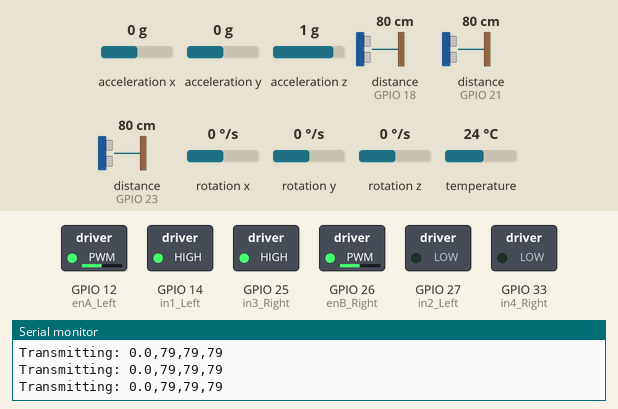
Simulated run of this sketch. Board: ESP32. On the bench: switched loads named in the sketch (green lamp = pin HIGH), the last lines printed to the serial monitor. Wiring (inferred from the names in the program): 3 × ultrasonic range finder: trigger GPIO 5, echo GPIO 18 / trigger GPIO 19, echo GPIO 21 / trigger GPIO 22, echo GPIO 23. The inputs (shaded band) are chosen by the test bench; at power-on: distance to the obstacle (sensors on GPIO 21, GPIO 18, GPIO 23) 80 cm, rotation z 0 °/s, acceleration x 0 g, acceleration y 0 g, acceleration z 1 g, rotation x 0 °/s, rotation y 0 °/s, temperature 24 °C. The echo pulse lasts 58.3 µs per cm; WiFi joins after 1.5 s; servers stay silent unless stated; pins used as bus, display or sensor lines are not drawn.

Above: at 6.1 s.
6.2 s: distance to the obstacle (sensor on GPIO 21) set to 27 cm
7.7 s: distance to the obstacle (sensor on GPIO 21) set to 22 cm
At 8.5 s:
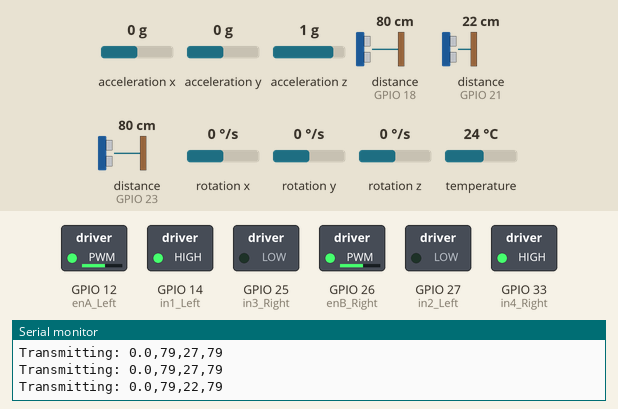
9.5 s: rotation z set to -25 °/s
12.5 s: rotation z set to -31 °/s
14.2 s: distance to the obstacle (sensor on GPIO 18) set to 86 cm
At 17.1 s:
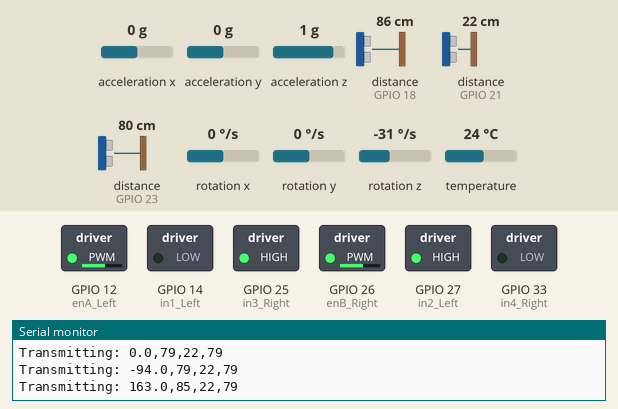
17.2 s: rotation z set to -100 °/s
At 19.88 s:
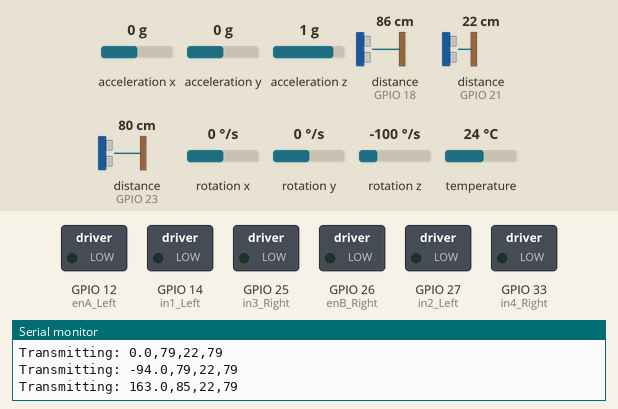
Timing chart, 0 to 21.2 s (numbered marks = the images above; inputs shaded):
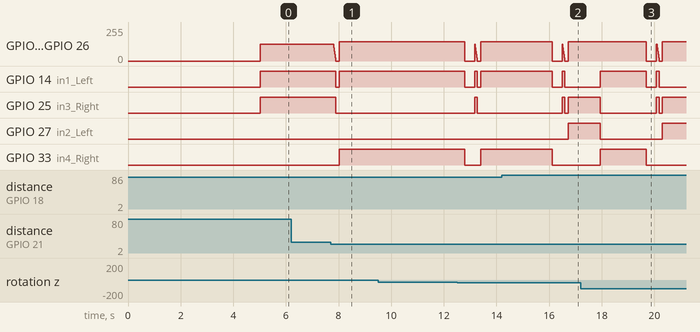

Measured:
- the behaviour switches between 25 and 24 cm on distance to the obstacle (sensor on GPIO 21) (found by bisection; images 0 and 1)
- the behaviour switches between 80 and 81 cm on distance to the obstacle (sensor on GPIO 18) (found by bisection; images 1 and 2)
- after the input at 7.7 s, GPIO 12 (enA_Left), GPIO 26 (enB_Right): 125/255 → 0/255 after 0.11 s, → 145/255 0.20 s later; GPIO 14 (in1_Left): HIGH → LOW after 0.19 s, → HIGH 0.12 s later; GPIO 25 (in3_Right): HIGH → LOW after 0.19 s; GPIO 33 (in4_Right): LOW → HIGH after 0.32 s
- after the input at 9.5 s, every drawn part: stays the same
- after the input at 14.2 s, GPIO 14 (in1_Left): goes on until 16.6 s, then stays LOW; GPIO 27 (in2_Left): LOW → HIGH after 2.5 s; GPIO 33 (in4_Right): goes on until 16.1 s, then stays LOW
- after the input at 17.2 s, GPIO 12 (enA_Left), GPIO 26 (enB_Right): 145/255 → 0/255 after 2.5 s, → 145/255 0.61 s later; GPIO 14 (in1_Left), GPIO 33 (in4_Right): LOW → HIGH after 0.75 s instead of 2.4 s; GPIO 25 (in3_Right), GPIO 27 (in2_Left): HIGH → LOW after 0.75 s instead of 2.4 s

The sketch:

esp32wifi_UDP.ino
```cpp
#include <Adafruit_MPU6050.h>
#include <Adafruit_Sensor.h>
#include <Wire.h>
#include <WiFi.h>
#include <WiFiUdp.h>

Adafruit_MPU6050 mpu;

// ==========================================
// WI-FI & UDP CONFIGURATION
// ==========================================
const char* ssid     = "YOUR_WIFI_SSID";       // <-- replace with your SSID
const char* password = "YOUR_WIFI_PASSWORD";    // <-- replace with your password
const char* targetIP = "YOUR_LAPTOP_IP";        // <-- replace with your WSL2 host IP
const int   udpPort  = 5000;

WiFiUDP udp;

// ==========================================
// PIN CONFIGURATION
// ==========================================
const int enA_Left = 12;   const int in1_Left = 14;   const int in2_Left = 27;
const int enB_Right = 26;  const int in3_Right = 25;  const int in4_Right = 33;

const int trigLeft = 5;    const int echoLeft = 18;
const int trigFront = 19;  const int echoFront = 21;
const int trigRight = 22;  const int echoRight = 23;

const int I2C_SDA = 4;     const int I2C_SCL = 15;

// ==========================================
// TUNED NAVIGATION & SPEED CONSTANTS
// ==========================================
const int OBSTACLE_DISTANCE = 25;
const int CRITICAL_DISTANCE = 12;
const int CRUISE_SPEED = 125;
const int TURN_SPEED = 145;

unsigned long lastTime = 0;
float yawAngle = 0.0;
float gyroZOffset = 0.0;

void setup() {
  Serial.begin(115200);

  Serial.print("📡 Connecting to Wi-Fi");
  WiFi.begin(ssid, password);
  while (WiFi.status() != WL_CONNECTED) {
    delay(500);
    Serial.print(".");
  }
  Serial.println("\n✅ Wi-Fi Connected!");
  Serial.print("ESP32 IP Address: ");
  Serial.println(WiFi.localIP());

  pinMode(enA_Left, OUTPUT); pinMode(in1_Left, OUTPUT); pinMode(in2_Left, OUTPUT);
  pinMode(enB_Right, OUTPUT); pinMode(in3_Right, OUTPUT); pinMode(in4_Right, OUTPUT);
  moveRobot(0, 0);

  pinMode(trigLeft, OUTPUT); pinMode(echoLeft, INPUT);
  pinMode(trigFront, OUTPUT); pinMode(echoFront, INPUT);
  pinMode(trigRight, OUTPUT); pinMode(echoRight, INPUT);

  Wire.begin(I2C_SDA, I2C_SCL);
  Wire.setTimeOut(50);

  if (!mpu.begin(0x68, &Wire)) {
    Serial.println("❌ MPU6050 not found!");
    while (1) delay(10);
  }

  mpu.setAccelerometerRange(MPU6050_RANGE_2_G);
  mpu.setGyroRange(MPU6050_RANGE_250_DEG);
  mpu.setFilterBandwidth(MPU6050_BAND_21_HZ);

  Serial.println("!!! DO NOT MOVE THE ROBOT !!! Calibrating gyro...");
  delay(1000);
  float totalGyroZ = 0;
  int samples = 200;
  for (int i = 0; i < samples; i++) {
    sensors_event_t a, g, temp;
    mpu.getEvent(&a, &g, &temp);
    totalGyroZ += g.gyro.z;
    delay(5);
  }
  gyroZOffset = totalGyroZ / samples;

  Serial.println("🚀 Robot Brain Fully Integrated. Launching...");
  delay(1000);
  lastTime = millis();
}

void loop() {
  updateYaw();

  long distLeft  = getDistance(trigLeft, echoLeft);   delay(20);
  long distFront = getDistance(trigFront, echoFront); delay(20);
  long distRight = getDistance(trigRight, echoRight); delay(20);

  char payload[50];
  snprintf(payload, sizeof(payload), "%.1f,%ld,%ld,%ld", yawAngle, distLeft, distFront, distRight);

  udp.beginPacket(targetIP, udpPort);
  udp.print(payload);
  udp.endPacket();

  Serial.print("Transmitting: "); Serial.println(payload);

  if (distFront > 0 && distFront < CRITICAL_DISTANCE) {
    smoothStop(CRUISE_SPEED);
    moveRobot(-130, -130);
    unsigned long backupStart = millis();
    while (millis() - backupStart < 600) {
      updateYaw();
      udp.beginPacket(targetIP, udpPort);
      udp.print(payload);
      udp.endPacket();
      delay(10);
    }
    moveRobot(0, 0);
  }
  else if (distFront > 0 && distFront < OBSTACLE_DISTANCE) {
    smoothStop(CRUISE_SPEED);
    if (distLeft > distRight) {
      turnDegrees(90.0);
    } else {
      turnDegrees(-90.0);
    }
  }
  else {
    moveRobot(CRUISE_SPEED, CRUISE_SPEED);
  }

  delay(10);
}

void smoothStop(int currentSpeed) {
  for (int speed = currentSpeed; speed >= 0; speed -= 25) {
    moveRobot(speed, speed);
    delay(20);
  }
  moveRobot(0, 0);
  delay(100);
}

void updateYaw() {
  sensors_event_t a, g, temp;
  mpu.getEvent(&a, &g, &temp);
  unsigned long currentTime = millis();
  float dt = (currentTime - lastTime) / 1000.0;
  lastTime = currentTime;
  float correctedGyroZ = g.gyro.z - gyroZOffset;
  if (abs(correctedGyroZ) < 0.03) { correctedGyroZ = 0.0; }
  yawAngle += (correctedGyroZ * 57.2958) * dt;
  if (yawAngle > 180)  yawAngle -= 360;
  if (yawAngle < -180) yawAngle += 360;
}

void turnDegrees(float deltaAngle) {
  updateYaw();
  float targetAngle = yawAngle + deltaAngle;
  if (targetAngle > 180)  targetAngle -= 360;
  if (targetAngle < -180) targetAngle += 360;
  while (true) {
    updateYaw();
    float error = targetAngle - yawAngle;
    if (error > 180)  error -= 360;
    if (error < -180) error += 360;
    if (abs(error) < 6.0) { break; }
    if (error > 0) { moveRobot(-TURN_SPEED, TURN_SPEED); }
    else { moveRobot(TURN_SPEED, -TURN_SPEED); }
    delay(10);
  }
  moveRobot(0, 0);
  delay(300);
}

long getDistance(int trigPin, int echoPin) {
  digitalWrite(trigPin, LOW); delayMicroseconds(2);
  digitalWrite(trigPin, HIGH); delayMicroseconds(10);
  digitalWrite(trigPin, LOW);
  long duration = pulseIn(echoPin, HIGH, 26000);
  long distance = duration * 0.0343 / 2;
  if (distance == 0 || distance > 400) { return 999; }
  return distance;
}

void moveRobot(int leftSpeed, int rightSpeed) {
  if (leftSpeed > 0) {
    digitalWrite(in1_Left, HIGH);  digitalWrite(in2_Left, LOW); analogWrite(enA_Left, leftSpeed);
  } else if (leftSpeed < 0) {
    digitalWrite(in1_Left, LOW);   digitalWrite(in2_Left, HIGH); analogWrite(enA_Left, abs(leftSpeed));
  } else {
    digitalWrite(in1_Left, LOW);   digitalWrite(in2_Left, LOW); analogWrite(enA_Left, 0);
  }
  if (rightSpeed > 0) {
    digitalWrite(in3_Right, HIGH); digitalWrite(in4_Right, LOW); analogWrite(enB_Right, rightSpeed);
  } else if (rightSpeed < 0) {
    digitalWrite(in3_Right, LOW);  digitalWrite(in4_Right, HIGH); analogWrite(enB_Right, abs(rightSpeed));
  } else {
    digitalWrite(in3_Right, LOW);  digitalWrite(in4_Right, LOW); analogWrite(enB_Right, 0);
  }
}
```
